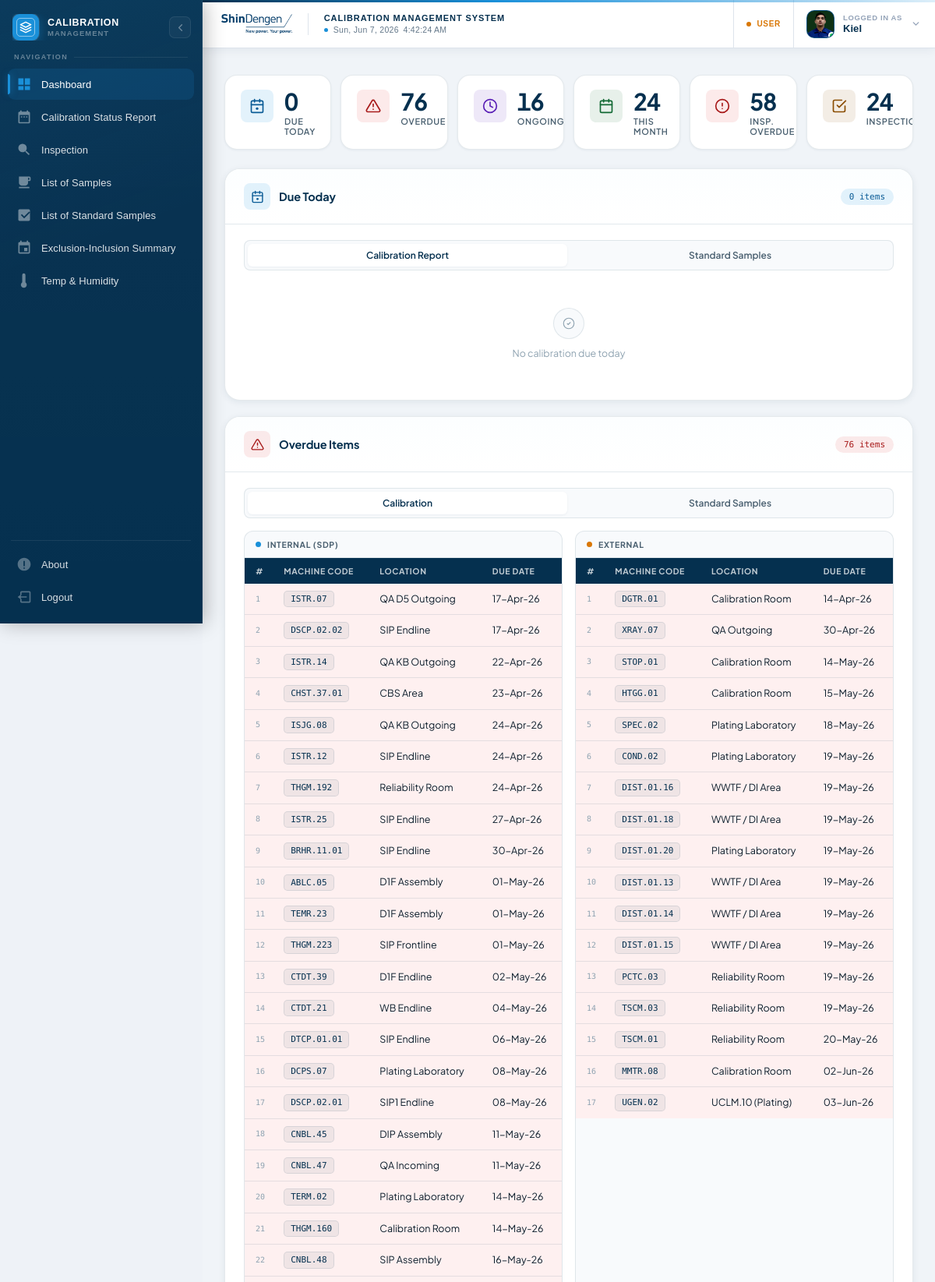
Screenshot of /calibration_system/dashboard.php (signed in, upper part) with the database file from the repository.
### tables this page shows
CREATE TABLE users (
  id INTEGER PRIMARY KEY AUTOINCREMENT,
  username TEXT NOT NULL UNIQUE,
  password TEXT NOT NULL,
  role TEXT NOT NULL DEFAULT 'user'
, created_at DATETIME DEFAULT NULL, display_name TEXT DEFAULT NULL, avatar TEXT DEFAULT NULL, last_seen DATETIME DEFAULT NULL, session_token TEXT DEFAULT NULL);

CREATE TABLE calibration_report (
  id INTEGER PRIMARY KEY AUTOINCREMENT,
  item_no TEXT NOT NULL,
  description TEXT NOT NULL,
  machine_code TEXT,
  model_maker TEXT,
  serial_number TEXT,
  location TEXT,
  calibration_date DATE,
  next_calibration DATE,
  cal_frequency TEXT,
  calibrator TEXT,
  present_status TEXT
, model       TEXT DEFAULT '', maker       TEXT DEFAULT '', section     TEXT DEFAULT '', manager     TEXT DEFAULT '', reference   TEXT DEFAULT '', cal_type    TEXT DEFAULT '', env_type    TEXT DEFAULT '', remarks TEXT DEFAULT NULL);

### calibration_system/dashboard.php (the view, shortened to what the rows shown need)
<?php
include "db.php";
function formatDateExcel($date) {
    return date('d-M-y', strtotime($date));
}
$today      = date("Y-m-d");
$stmt = $pdo->prepare("SELECT * FROM calibration_report WHERE next_calibration < :today AND present_status = 'Good' ORDER BY next_calibration ASC");
$stmt->bindValue(':today', $today);
$stmt->execute();
$rowsOverdue   = $stmt->fetchAll(PDO::FETCH_ASSOC);
$overdueSDP    = [];
$overdueNonSDP = [];
foreach ($rowsOverdue as $row) {
    if (strtoupper($row['calibrator']) === 'SDP') $overdueSDP[] = $row;
    else $overdueNonSDP[] = $row;
}
?>
<!DOCTYPE html>
<html lang="en">
<head>
<link rel="stylesheet" href="assets/css/sidebar.css">
<link rel="stylesheet" href="assets/css/header.css">
<link rel="stylesheet" href="assets/css/main.css">
<link rel="stylesheet" href="assets/css/dashboard.css">
</head>
<body>
<div class="main-content">
<?php include 'includes/header.php'; ?>
<div class="db-section" id="sec-today">
    <div class="db-section-head">
        <div class="db-section-title">
            <h2>Due Today</h2>
        </div>
    </div>
</div>
<div class="db-section" id="sec-overdue">
    <div class="db-section-head">
        <div class="db-section-title">
            <h2>Overdue Items</h2>
        </div>
    </div>
    <div class="db-section-body">
        <div data-carousel>
            <div class="db-slide active">
                <div class="db-split">
                    <div class="db-split-pane">
                        <?php if (count($overdueSDP) > 0): ?>
                        <table class="db-table">
                            <thead><tr><th>#</th><th>Machine Code</th><th>Location</th><th>Due Date</th></tr></thead>
                            <tbody>
                            <?php $i=1; foreach ($overdueSDP as $row): ?>
                            <tr class="db-row-click row-over" data-cal-id="<?= $row['id'] ?>">
                                <td><?= $i++ ?></td>
                                <td><span class="db-code"><?= htmlspecialchars($row['machine_code']) ?></span></td>
                                <td><?= htmlspecialchars($row['location']) ?></td>
                                <td><?= formatDateExcel($row['next_calibration']) ?></td>
                            </tr>
                            <?php endforeach; ?>
                            </tbody>
                        </table>
                        <?php else: ?>
                        <div class="db-empty"><div class="db-empty-icon"><svg viewBox="0 0 24 24" fill="none" stroke="currentColor" stroke-width="1.5"><path d="M9 12l2 2 4-4m6 2a9 9 0 11-18 0 9 9 0 0118 0z"/></svg></div><p>No internal overdue</p></div>
                        <?php endif; ?>
                    </div>
                    <div class="db-split-pane">
                        <?php if (count($overdueNonSDP) > 0): ?>
                        <table class="db-table">
                            <thead><tr><th>#</th><th>Machine Code</th><th>Location</th><th>Due Date</th></tr></thead>
                            <tbody>
                            <?php $i=1; foreach ($overdueNonSDP as $row): ?>
                            <tr class="db-row-click row-over" data-cal-id="<?= $row['id'] ?>">
                                <td><?= $i++ ?></td>
                                <td><span class="db-code"><?= htmlspecialchars($row['machine_code']) ?></span></td>
                                <td><?= htmlspecialchars($row['location']) ?></td>
                                <td><?= formatDateExcel($row['next_calibration']) ?></td>
                            </tr>
                            <?php endforeach; ?>
                            </tbody>
                        </table>
                        <?php else: ?>
                        <div class="db-empty"><div class="db-empty-icon"><svg viewBox="0 0 24 24" fill="none" stroke="currentColor" stroke-width="1.5"><path d="M9 12l2 2 4-4m6 2a9 9 0 11-18 0 9 9 0 0118 0z"/></svg></div><p>No external overdue</p></div>
                        <?php endif; ?>
                    </div>
                </div>
            </div>
        </div>
    </div>
</div>
</div>
</body>
</html>

### calibration_system/includes/header.php (shortened to what the rows shown need)
<?php
$_hUser = null;
if (isset($_SESSION['user_id'])) {
    try {
        $hStmt = $pdo->prepare("SELECT username, display_name, avatar FROM users WHERE id = ?");
        $hStmt->execute([$_SESSION['user_id']]);
        $_hUser = $hStmt->fetch(PDO::FETCH_ASSOC);
    } catch (Exception $e) {  }
}
$_hUsername    = $_hUser['username']     ?? ($_SESSION['username'] ?? 'User');
$_hDisplayName = !empty($_hUser['display_name']) ? $_hUser['display_name'] : $_hUsername;
$_hAvatar      = $_hUser['avatar']       ?? null;
$_hInitial     = strtoupper(substr($_hDisplayName, 0, 1));
$_hHasPhoto    = $_hAvatar && file_exists($_hAvatar);
?>
<div class="header" id="header">
    <div class="header-right">
        <div class="header-user"
             id="headerUserBtn"
             role="button"
             tabindex="0"
             aria-expanded="false"
             aria-haspopup="menu"
             aria-controls="headerDropdown">
            <div class="header-user-avatar" id="headerAvatar">
                <?php if ($_hHasPhoto): ?>
                    <img src="<?= htmlspecialchars($_hAvatar) ?>" alt="<?= htmlspecialchars($_hDisplayName) ?>'s avatar">
                <?php else: ?>
                    <?= htmlspecialchars($_hInitial) ?>
                <?php endif; ?>
                <span class="header-avatar-ring" aria-label="Online" title="Online"></span>
            </div>
            <div class="header-user-meta">
                <span class="header-user-label">Logged in as</span>
                <span class="header-user-name"><?= htmlspecialchars($_hDisplayName) ?></span>
            </div>
        </div>
    </div>
</div>

### rows the page displays
users: avatar (picture), display_name "Kiel"
calibration_report: machine_code "ISTR.07", location "QA D5 Outgoing", next_calibration "17-Apr-26"
calibration_report: machine_code "DSCP.02.02", location "SIP Endline", next_calibration "17-Apr-26"
calibration_report: machine_code "ISTR.14", location "QA KB Outgoing", next_calibration "22-Apr-26"
calibration_report: machine_code "CHST.37.01", location "CBS Area", next_calibration "23-Apr-26"
calibration_report: machine_code "ISJG.08", location "QA KB Outgoing", next_calibration "24-Apr-26"
calibration_report: machine_code "ISTR.12", location "SIP Endline", next_calibration "24-Apr-26"
calibration_report: machine_code "THGM.192", location "Reliability Room", next_calibration "24-Apr-26"
calibration_report: machine_code "ISTR.25", location "SIP Endline", next_calibration "27-Apr-26"
calibration_report: machine_code "BRHR.11.01", location "SIP Endline", next_calibration "30-Apr-26"
calibration_report: machine_code "ABLC.05", location "D1F Assembly", next_calibration "01-May-26"
calibration_report: machine_code "TEMR.23", location "D1F Assembly", next_calibration "01-May-26"
calibration_report: machine_code "THGM.223", location "SIP Frontline", next_calibration "01-May-26"
calibration_report: machine_code "CTDT.39", location "D1F Endline", next_calibration "02-May-26"
calibration_report: machine_code "CTDT.21", location "WB Endline", next_calibration "04-May-26"
calibration_report: machine_code "DTCP.01.01", location "SIP Endline", next_calibration "06-May-26"
calibration_report: machine_code "DCPS.07", location "Plating Laboratory", next_calibration "08-May-26"
calibration_report: machine_code "DSCP.02.01", location "SIP1 Endline", next_calibration "08-May-26"
calibration_report: machine_code "CNBL.45", location "DIP Assembly", next_calibration "11-May-26"
calibration_report: machine_code "CNBL.47", location "QA Incoming", next_calibration "11-May-26"
calibration_report: machine_code "TERM.02", location "Plating Laboratory", next_calibration "14-May-26"
calibration_report: machine_code "THGM.160", location "Calibration Room", next_calibration "14-May-26"
calibration_report: machine_code "CNBL.48", location "SIP Assembly", next_calibration "16-May-26"
calibration_report: machine_code "DGTR.01", location "Calibration Room", next_calibration "14-Apr-26"
calibration_report: machine_code "XRAY.07", location "QA Outgoing", next_calibration "30-Apr-26"
calibration_report: machine_code "STOP.01", location "Calibration Room", next_calibration "14-May-26"
calibration_report: machine_code "HTGG.01", location "Calibration Room", next_calibration "15-May-26"
calibration_report: machine_code "SPEC.02", location "Plating Laboratory", next_calibration "18-May-26"
calibration_report: machine_code "COND.02", location "Plating Laboratory", next_calibration "19-May-26"
calibration_report: machine_code "DIST.01.16", location "WWTF / DI Area", next_calibration "19-May-26"
calibration_report: machine_code "DIST.01.18", location "WWTF / DI Area", next_calibration "19-May-26"
calibration_report: machine_code "DIST.01.20", location "Plating Laboratory", next_calibration "19-May-26"
calibration_report: machine_code "DIST.01.13", location "WWTF / DI Area", next_calibration "19-May-26"
calibration_report: machine_code "DIST.01.14", location "WWTF / DI Area", next_calibration "19-May-26"
calibration_report: machine_code "DIST.01.15", location "WWTF / DI Area", next_calibration "19-May-26"
calibration_report: machine_code "PCTC.03", location "Reliability Room", next_calibration "19-May-26"
calibration_report: machine_code "TSCM.03", location "Reliability Room", next_calibration "19-May-26"
calibration_report: machine_code "TSCM.01", location "Reliability Room", next_calibration "20-May-26"
calibration_report: machine_code "MMTR.08", location "Calibration Room", next_calibration "02-Jun-26"
calibration_report: machine_code "UGEN.02", location "UCLM.10 (Plating)", next_calibration "03-Jun-26"

### other values shown
$_hRoleLabel "USER"
$dueTodayCount + $samplesTodayCount "0"
$overdueCount + $overdueSamplesCount "76"
$notYetCalCount "16"
$monthCalTotal + $monthSamplesTotal "24"
$overdueInspectionCount "58"
$inspectionMonthCount "24"
